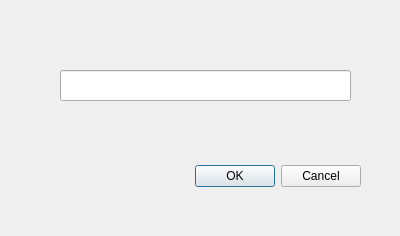
<?xml version="1.0" encoding="UTF-8"?>
<ui version="4.0">
 <class>AddModelCarDialog</class>
 <widget class="QDialog" name="AddModelCarDialog">
  <property name="geometry">
   <rect>
    <x>0</x>
    <y>0</y>
    <width>400</width>
    <height>236</height>
   </rect>
  </property>
  <property name="windowTitle">
   <string>Dialog</string>
  </property>
  <widget class="QDialogButtonBox" name="buttonBox">
   <property name="geometry">
    <rect>
     <x>190</x>
     <y>160</y>
     <width>171</width>
     <height>32</height>
    </rect>
   </property>
   <property name="orientation">
    <enum>Qt::Horizontal</enum>
   </property>
   <property name="standardButtons">
    <set>QDialogButtonBox::Cancel|QDialogButtonBox::Ok</set>
   </property>
  </widget>
  <widget class="QLineEdit" name="lineEdit">
   <property name="geometry">
    <rect>
     <x>60</x>
     <y>70</y>
     <width>291</width>
     <height>31</height>
    </rect>
   </property>
  </widget>
 </widget>
 <resources/>
 <connections>
  <connection>
   <sender>buttonBox</sender>
   <signal>accepted()</signal>
   <receiver>AddModelCarDialog</receiver>
   <slot>accept()</slot>
   <hints>
    <hint type="sourcelabel">
     <x>248</x>
     <y>254</y>
    </hint>
    <hint type="destinationlabel">
     <x>157</x>
     <y>274</y>
    </hint>
   </hints>
  </connection>
  <connection>
   <sender>buttonBox</sender>
   <signal>rejected()</signal>
   <receiver>AddModelCarDialog</receiver>
   <slot>reject()</slot>
   <hints>
    <hint type="sourcelabel">
     <x>316</x>
     <y>260</y>
    </hint>
    <hint type="destinationlabel">
     <x>286</x>
     <y>274</y>
    </hint>
   </hints>
  </connection>
 </connections>
</ui>
